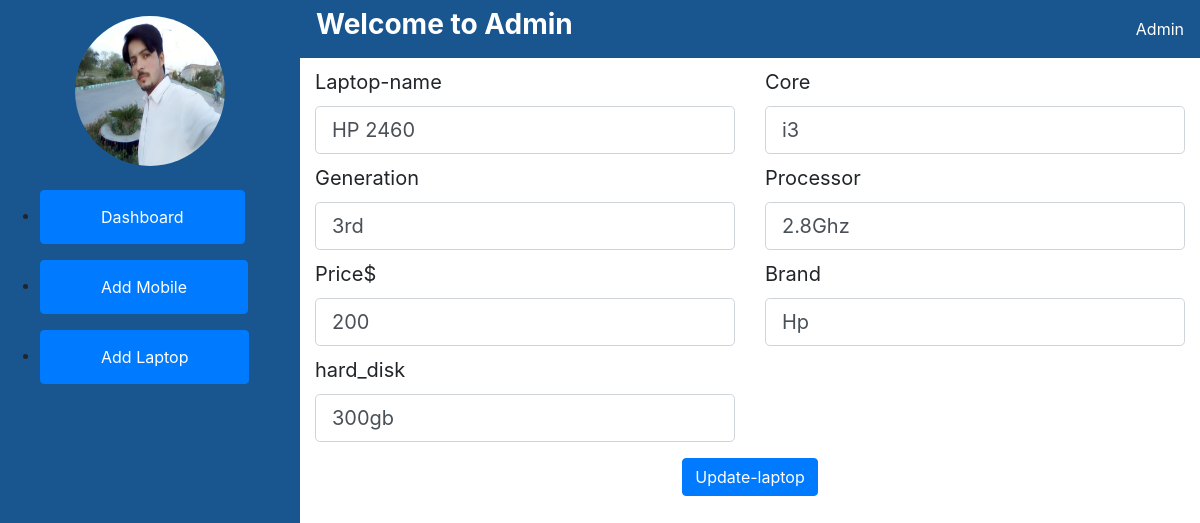
Page /fyp/AdminPanel/editlaptopform.php?laptop_id=1 on the committed database.
### tables this page shows
CREATE TABLE `laptop` (
  `id` int(11) NOT NULL,
  `laptop_name` varchar(15) DEFAULT NULL,
  `core` varchar(3) DEFAULT NULL,
  `generation` varchar(5) DEFAULT NULL,
  `processor` varchar(10) DEFAULT NULL,
  `price` int(11) NOT NULL,
  `brand` varchar(15) DEFAULT NULL,
  `hard_disk` varchar(10) DEFAULT NULL
);

### fyp/AdminPanel/editlaptopform.php (the view, shortened to what this page needs)
<!DOCTYPE html>
<html lang="en">
<head>
    <link rel="stylesheet" href="style.css">
    <link rel="stylesheet" href="../css/bootstrap.min.css">
</head>
<body>
    <?php
    include 'sidebar.php';
    include '../conn.php';
    ?>
    <div class="main">
        <?php
        include 'nav.php';
        if (isset($_GET['laptop_id'])) {
            $id = $_GET['laptop_id'];
            $query="select * from laptop where id='$id'";
            $run=mysqli_query($conn,$query);
            $row=mysqli_fetch_assoc($run);
        }
        ?>
        <div class="container">
            <form action="admineditlaptop.php?id=<?php echo $id ?>" method="POST">
                <div class="form-group row">
                    <div class="col-6">
                        <label for="colFormLabelLg" class=" col-form-label col-form-label-lg">Laptop-name</label>
                        <input type="text" value="<?php echo $row['laptop_name'] ?>" class="form-control form-control-lg" id="colFormLabelLg" name="laptop_name">
                    </div>
                    <div class="col-6">
                        <label for="colFormLabelLg" class=" col-form-label col-form-label-lg">Core</label>
                        <input type="text" value="<?php echo $row['core'] ?>" class="form-control form-control-lg" id="colFormLabelLg" name="core">
                    </div>
                    <div class="col-6">
                        <label for="colFormLabelLg" class=" col-form-label col-form-label-lg">Generation</label>
                        <input type="text" value="<?php echo $row['generation'] ?>" class="form-control form-control-lg" id="colFormLabelLg" name="generation">
                    </div>
                    <div class="col-6">
                        <label for="colFormLabelLg" class=" col-form-label col-form-label-lg">Processor</label>
                        <input type="text" value="<?php echo $row['processor'] ?>" class="form-control form-control-lg" id="colFormLabelLg" name="processor">
                    </div>
                    <div class="col-6">
                        <label for="colFormLabelLg" class=" col-form-label col-form-label-lg">Price$</label>
                        <input type="text" value="<?php echo $row['price'] ?>" class="form-control form-control-lg" id="colFormLabelLg" name="price">
                    </div>
                    <div class="col-6">
                        <label for="colFormLabelLg" class=" col-form-label col-form-label-lg">Brand</label>
                        <input type="text" value="<?php echo $row['brand'] ?>" class="form-control form-control-lg" id="colFormLabelLg" name="brand">
                    </div>
                    <div class="col-6">
                        <label for="colFormLabelLg" class=" col-form-label col-form-label-lg">hard_disk</label>
                        <input type="text" value="<?php echo $row['hard_disk'] ?>" class="form-control form-control-lg" id="colFormLabelLg" name="hard_disk">
                    </div>
                </div>
                <div class="text-center">
                    <button type="submit" class="btn-primary btn" name="update-laptop">
                        Update-laptop
                    </button>
                </div>
            </form>
        </div>
    </div>
</body>
</html>

### fyp/AdminPanel/style.css (style rules this page uses)
.main { margin-left: 300px; }

### rows in the picture
laptop: laptop_name "HP 2460", core "i3", generation "3rd", processor "2.8Ghz", price "200", brand "Hp", hard_disk "300gb"
